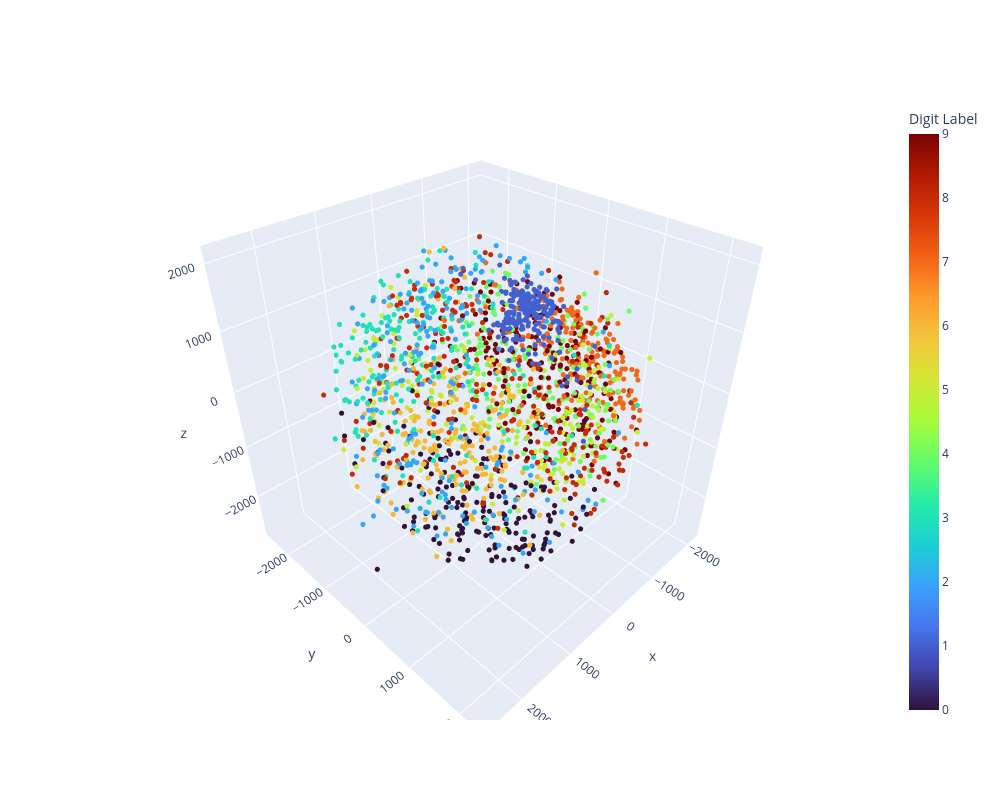

This figure's notebook cell:
### Code cell
MDS3d = MDS(n_components=3, random_state=42)
X_mds_reduced3d = MDS3d.fit_transform(X[:2000])
fig = go.Figure(
    data=[
        go.Scatter3d(
            x=X_mds_reduced3d[:, 0],
            y=X_mds_reduced3d[:, 1],
            z=X_mds_reduced3d[:, 2],
            mode="markers",
            marker={
                "size": 3,
                "color": y,
                "showscale": True,
                "colorscale": "Turbo",
                "colorbar": {"title": "Digit Label"},
            },
            text=[f"Class: {val}" for val in y],
            hovertemplate="%{text}<br>x: %{x:.2f}<br>y: %{y:.2f}<br>z: %{z:.2f}<extra></extra>",
        )
    ]
)
fig.update_layout(width=1000, height=800)
fig.show()

### Figure 1 — Plotly figure (JSON) as saved in the notebook; plotly's stock layout.template omitted (floating-point values rounded to 4 significant figures; data arrays with more than 128 entries replaced by an {"elided": "..."} marker saying what was removed)
{"data": [{"hovertemplate": "%{text}<br>x: %{x:.2f}<br>y: %{y:.2f}<br>z: %{z:.2f}<extra></extra>", "marker": {"color": {"elided": "10000 int values"}, "colorbar": {"title": {"text": "Digit Label"}}, "colorscale": [[0, "#30123b"], [0.07143, "#4145ab"], [0.1429, "#4675ed"], [0.2143, "#39a2fc"], [0.2857, "#1bcfd4"], [0.3571, "#24eca6"], [0.4286, "#61fc6c"], [0.5, "#a4fc3b"], [0.5714, "#d1e834"], [0.6429, "#f3c63a"], [0.7143, "#fe9b2d"], [0.7857, "#f36315"], [0.8571, "#d93806"], [0.9286, "#b11901"], [1, "#7a0402"]], "showscale": true, "size": 3}, "mode": "markers", "text": {"elided": "10000 str values"}, "type": "scatter3d", "x": {"elided": "2000 float values"}, "y": {"elided": "2000 float values"}, "z": {"elided": "2000 float values"}}], "layout": {"height": 800, "width": 1000}}
